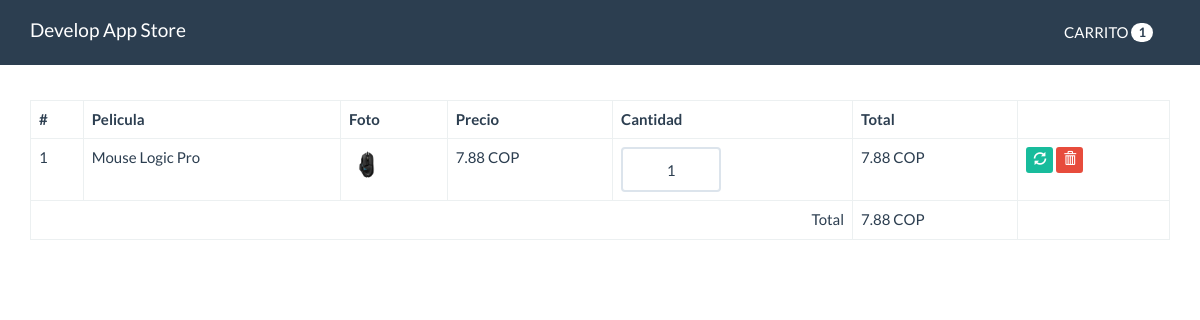
Page /carrito.php?id=2 on the committed database.
### tables this page shows
CREATE TABLE `producto` (
  `id` int(11) NOT NULL,
  `titulo` varchar(80) NOT NULL,
  `descripcion` varchar(300) NOT NULL,
  `foto` varchar(100) NOT NULL,
  `precio` decimal(10,2) NOT NULL,
  `categoria_id` int(10) NOT NULL,
  `fecha` date NOT NULL,
  `estado` int(11) NOT NULL DEFAULT 1
);

### funciones.php (called while the page is built, shortened)
<?php
function calcularTotal(){
    $total = 0;
    if(isset($_SESSION['carrito'])){
        foreach($_SESSION['carrito'] as $indice => $value){
            $total += $value['precio'] * $value['cantidad'];
        }
    }
    return $total;
}
function cantidadDeProductos(){
    $cantidad = 0;
    if(isset($_SESSION['carrito'])){
        foreach($_SESSION['carrito'] as $indice => $value){
           $cantidad++;
        }
    }
    return $cantidad;
}

### src/Producto.php (called while the page is built, shortened)
<?php
class Producto{
    private $cn =null;
    public function __construct(){
        $this->config=parse_ini_file (__DIR__.'/../config.ini');
        $this->cn = new \PDO($this->config['dns'], $this->config['usuario'], $this->config['clave'], array(\PDO::MYSQL_ATTR_INIT_COMMAND =>'SET NAMES utf8'));
    }
    public function mostrarPorId($id){
        $sql="SELECT * FROM `producto` WHERE `id`=:id ";
        $resultado =$this->cn->prepare($sql);
        $_array=array(
            ":id"=> $id
        );
        if($resultado->execute($_array)){
            return $resultado->fetch();
        }else{
            return false;
        }
    }
}

### carrito.php (the view, shortened to what this page needs)
<?php
require 'funciones.php';
if(isset($_GET['id']) && is_numeric($_GET['id'])){
    $id = $_GET['id'];
    $producto = new App\Producto;
    $resultado = $producto->mostrarPorId($id);
}
?>
<!DOCTYPE html>
<html lang="es">
  <head>
    <link rel="stylesheet" href="assets/css/bootstrap.min.css">
    <link rel="stylesheet" href="assets/css/estilos.css">
  </head>
  <body>
    <nav class="navbar navbar-default navbar-fixed-top">
      <div class="container">
        <div class="navbar-header">
          <a class="navbar-brand" href="index.php">Develop App Store</a>
        </div>
        <div id="navbar" class="navbar-collapse collapse">
          <ul class="nav navbar-nav pull-right">
            <li>
              <a href="" class="btn">CARRITO <span class="badge"><?php print cantidadDeProductos(); ?></span></a>
            </li>
          </ul>
        </div>
      </div>
    </nav>
    <div class="container" id="main">
    <table class="table table-bordered table-hover">
                  <thead>
                    <tr>
                      <th>#</th>
                      <th>Pelicula</th>
                      <th>Foto</th>
                      <th>Precio</th>
                      <th>Cantidad</th>
                      <th>Total</th>
                      <th></th>
                    </tr>
                  </thead>
                  <tbody>
                      <?php
                        if(isset($_SESSION['carrito']) && !empty($_SESSION['carrito'])){
                            $c=0;
                            foreach($_SESSION['carrito'] as $indice => $value){
                                $c++;
                                $total = $value['precio'] * $value['cantidad'];
                      ?>
                        <tr>
                            <form action="actualizar_carrito.php" method="post">
                                <td><?php print $c ?></td>
                                <td><?php print $value['titulo']  ?></td>
                                <td>
                                    <?php
                                        $foto = 'upload/'.$value['foto'];
                                        if(file_exists($foto)){
                                        ?>
                                        <img src="<?php print $foto; ?>" width="35">
                                    <?php }else{?>
                                        <img src="assets/imagenes/not-found.jpg" width="35">
                                    <?php }?>
                                </td>
                                <td><?php print $value['precio']  ?> COP</td>
                                <td>
                                    <input type="text" name="cantidad" class="form-control u-size-100" value="<?php print $value['cantidad'] ?>">
                                </td>
                                <td>
                                    <?php print $total  ?> COP
                                </td>
                                <td>
                                    <button type="submit" class="btn btn-success btn-xs">
                                        <span class="glyphicon glyphicon-refresh"></span>
                                    </button>
                                    <a href="eliminar_carrito.php?id=<?php print $value['id']  ?>" class="btn btn-danger btn-xs">
                                        <span class="glyphicon glyphicon-trash"></span>
                                    </a>
                                </td>
                            </form>
                        </tr>
                    <?php
                        }
                        }else{
                    ?>
                        <tr>
                            <td colspan="7">NO HAY PRODUCTOS EN EL CARRITO</td>
                        </tr>
                    <?php
                        }
                    ?>
                </tbody>
                <tfoot>
                        <tr>
                            <td colspan="5" class="text-right">Total</td>
                            <td><?php print calcularTotal(); ?> COP</td>
                            <td></td>
                        </tr>
                </tfoot>
            </table>
    </div>
  </body>
</html>

### assets/css/estilos.css (style rules this page uses)
#main { margin-top: 100px; }
.u-size-100 { width: 100px; text-align: center; }

### rows in the picture
producto: titulo "Mouse Logic Pro", foto (picture), precio "7.88", cantidad "1"

### other values in the picture
cantidadDeProductos() "1"
calcularTotal() "7.88"
